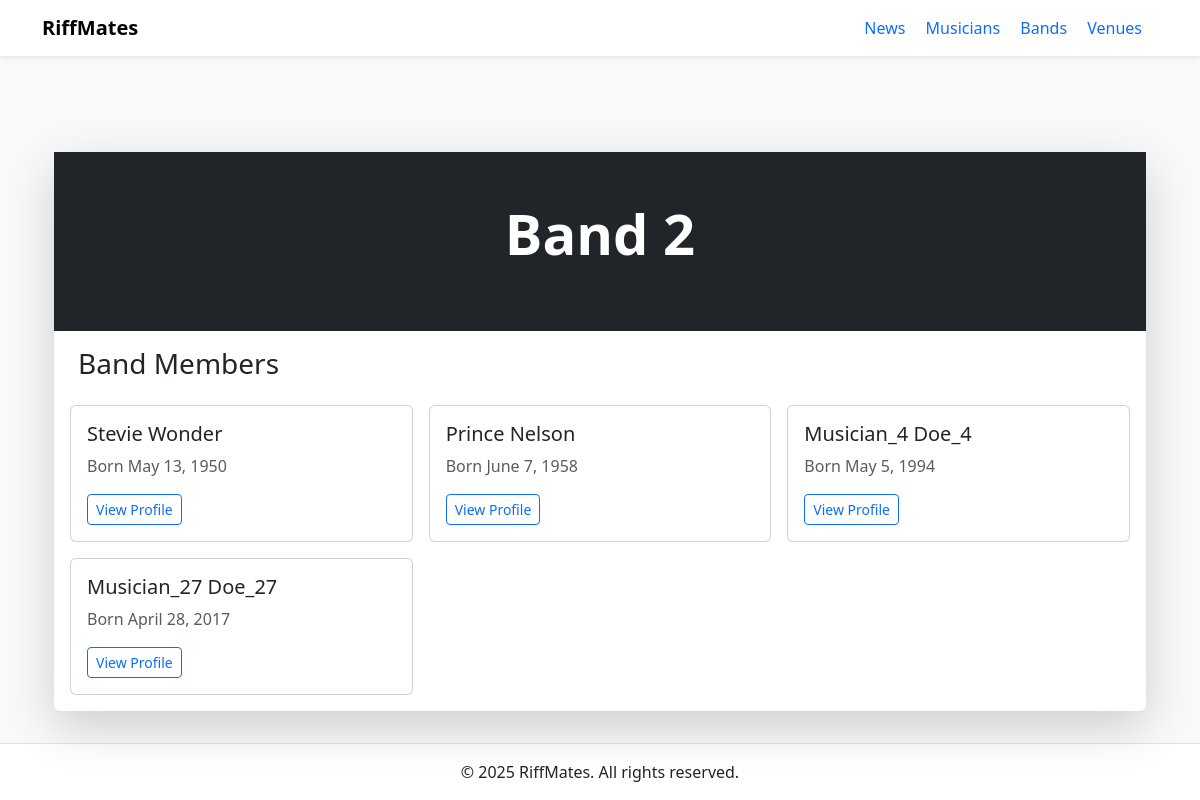
/band/2/, run on the app's committed database.
### band/models.py (models this page shows, shortened)
class Band(models.Model):
    name = models.CharField(max_length=50)
    musicians = models.ManyToManyField(Musician)

class Musician(models.Model):
    first_name=models.CharField(max_length=50)
    last_name=models.CharField(max_length=50)
    birth=models.DateField()

### band/views.py (the view)
# urls.py: path('band/<int:id>/', bandViews.band_detail, name='band_detail'),
def band_detail(request, id):
    band = get_object_or_404(Band, id=id)
    return render(request, 'band_detail.html', {'band': band})

### templates/band_detail.html (shortened to what this page needs)
{% extends "base.html" %}
{% load static %}
{% block content %}
<div class="container mt-5">
    <div class="card shadow-lg border-0">
        <div class="bg-dark text-white text-center py-5">
            <h1 class="display-4 fw-bold mb-3">
                {{ band.name }}
            </h1>
        </div>
        <div class="card-body">
            <h3 class="mb-4">
                Band Members
            </h3>
            <div class="row g-3">
                {% for musician in band.musicians.all %}
                <div class="col-md-4">
                    <div class="card h-100">
                        <div class="card-body">
                            <h5 class="card-title">
                                {{ musician.first_name }} {{ musician.last_name }}
                            </h5>
                            <p class="card-text text-muted">
                                Born {{ musician.birth|date:"F j, Y" }}
                            </p>
                            <a href="{% url 'musician_detail' musician.id %}" class="btn btn-sm btn-outline-primary">
                                View Profile
                            </a>
                        </div>
                    </div>
                </div>
                {% endfor %}
            </div>
        </div>
    </div>
</div>
{% endblock %}

### data on the page
Band: name "Band 2"
Musician: first_name "Stevie", last_name "Wonder", birth "May 13, 1950"
Musician: first_name "Prince", last_name "Nelson", birth "June 7, 1958"
Musician: first_name "Musician_4", last_name "Doe_4", birth "May 5, 1994"
Musician: first_name "Musician_27", last_name "Doe_27", birth "April 28, 2017"

### other printed values
{{ year|default:"2025" }} "2025"
